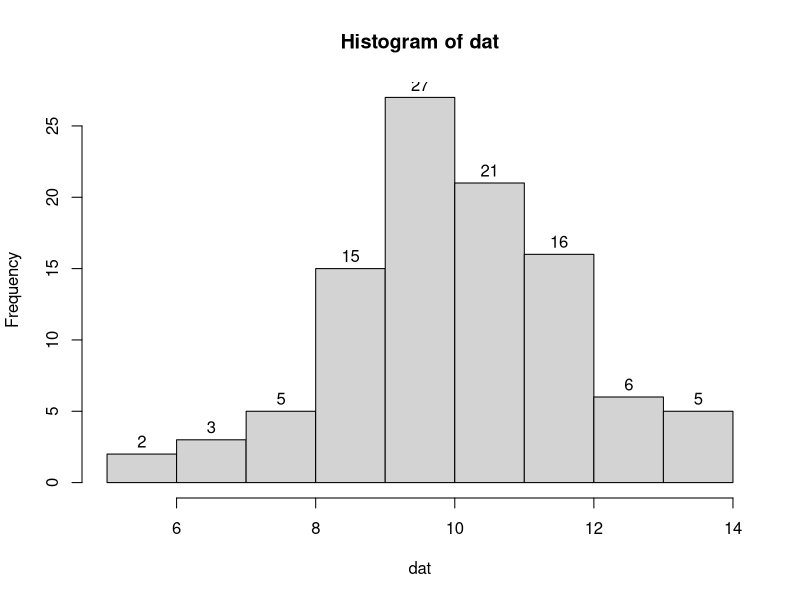

Write R code to recreate this figure.
z <- rexp(100000, 1/10)

dat = NULL
for(i in 1:100){
  dat=c(dat, mean(sample(z,30)) )
}

hist(dat, labels = T)

print(paste("Mean: ",mean(dat)))
print(paste("SD:",sd(dat)))